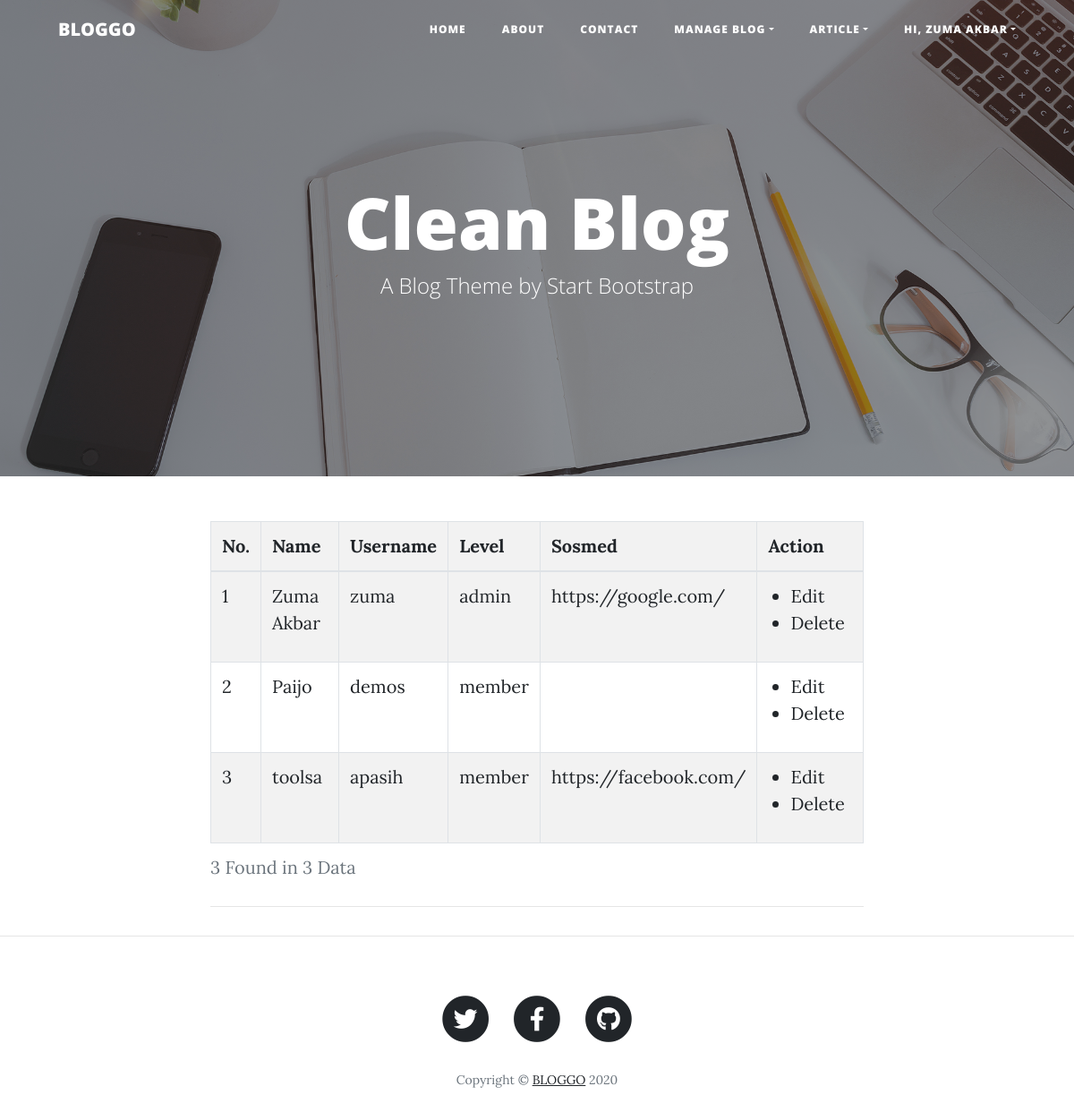
The page /manage-users.php (signed in) on the database its author committed.
### tables this page shows
CREATE TABLE `users` (
  `id` int(11) NOT NULL,
  `name` varchar(225) NOT NULL,
  `username` varchar(255) NOT NULL,
  `password` varchar(255) NOT NULL,
  `level` varchar(10) NOT NULL,
  `sosmed` varchar(225) NOT NULL
);

### manage-users.php (the view, shortened to what this page needs)
<?php
include 'database.php';
?>
<!DOCTYPE html>
<html lang="en">
<head>
  <?php include 'include/head.php' ?>
</head>
<body>
  <?php include 'include/navbar.php' ?>
  <header class="masthead" style="background-image: url('img/home-bg.jpg')">
    <div class="overlay"></div>
    <div class="container">
      <div class="row">
        <div class="col-lg-8 col-md-10 mx-auto">
          <div class="site-heading">
            <h1>Clean Blog</h1>
            <span class="subheading">A Blog Theme by Start Bootstrap</span>
          </div>
        </div>
      </div>
    </div>
  </header>
  <div class="container">
    <div class="row">
      <div class="col-lg-8 col-md-10 mx-auto">
        <table class="table table-lg table-bordered table-hover table-striped">
            <thead>
                <?php
                    $pers = mysqli_query($connect, "SELECT * FROM users");
                    $persCount = mysqli_num_rows($pers);
                    $all = mysqli_query($connect, "SELECT * FROM users");
                    $allCount = mysqli_num_rows($all);
                ?>
                <caption><?= $persCount ?> Found in <?= $allCount ?> Data</caption>
                <tr>
                    <th>No.</th>
                    <th>Name</th>
                    <th>Username</th>
                    <th>Level</th>
                    <th>Sosmed</th>
                    <th>Action</th>
                </tr>
            </thead>
            <tbody>
                    <?php
                        $i = 1;
                        $check = mysqli_query($connect, "SELECT * FROM users ORDER BY id ASC");
                        while($d = mysqli_fetch_array($check)) :
                    ?>
                    <tr>
                        <td><?= $i ?></td>
                        <td><?= $d['name'] ?></td>
                        <td><?= $d['username'] ?></td>
                        <td><?= $d['level'] ?></td>
                        <td><?= $d['sosmed'] ?></td>
                        <td>
                            <ul class="mr-1 row">
                                <li><a href="edit-users.php?id=<?= $d['id'] ?>" >Edit</a></li>
                                <li><a href="del-users.php?id=<?= $d['id'] ?>">Delete</a></li>
                            </ul>
                        </td>
                    </tr>
                        <?php $i++; endwhile; ?>
            </tbody>
        </table>
        <hr>
      </div>
    </div>
  </div>
  <hr>
  <?php include 'include/footer.php' ?>
</body>
</html>

### rows shown on the page
users: name "Zuma Akbar", username "zuma", level "admin", sosmed "https://google.com/"
users: name "Paijo", username "demos", level "member"
users: name "toolsa", username "apasih", level "member", sosmed "https://facebook.com/"

### other values the page prints
$_SESSION['name'] "ZUMA AKBAR"
$persCount "3"
$allCount "3"
